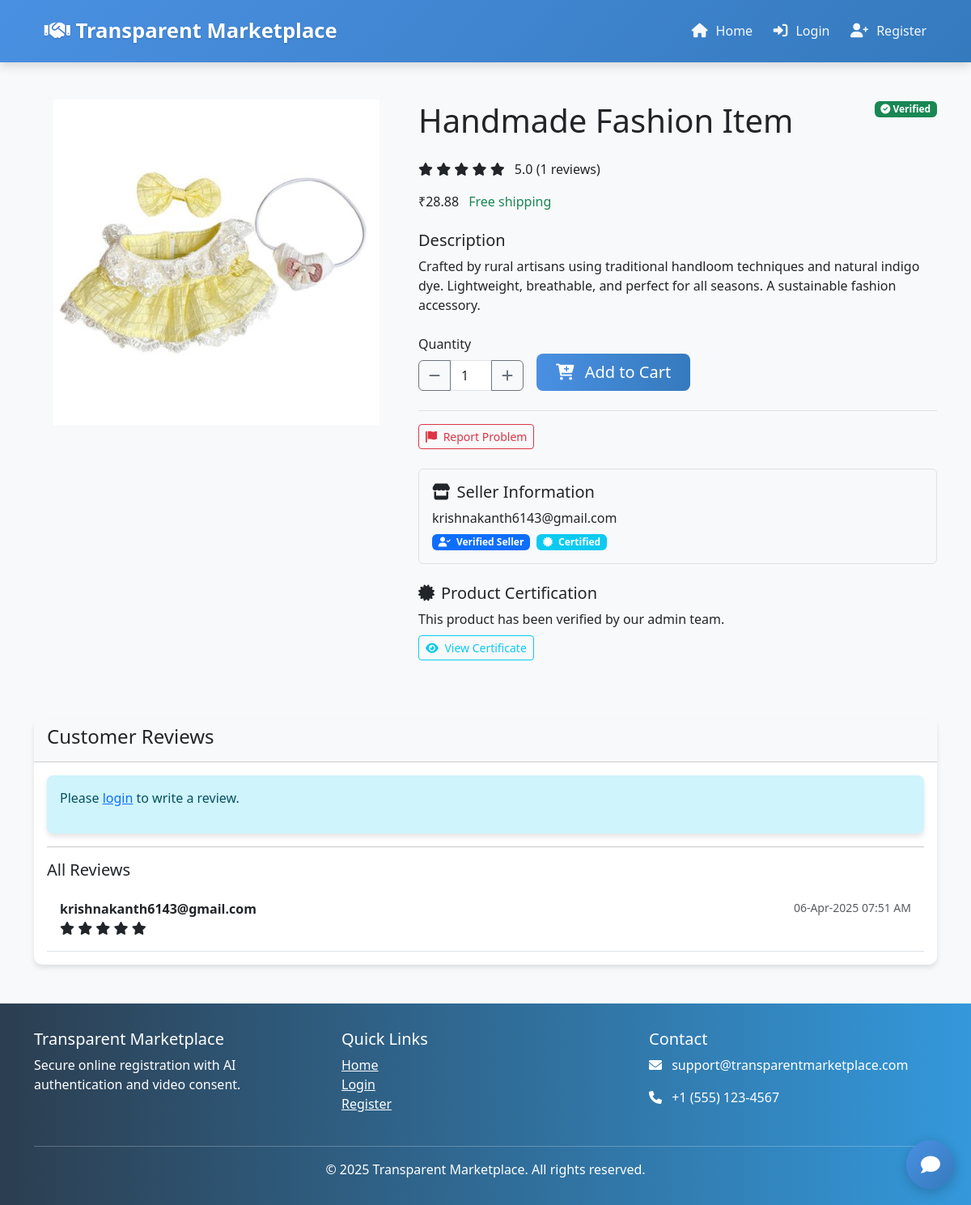
The app's page /product/4 with its own data.
### app.py (models this page shows, shortened)
class Product(db.Model):
    id = db.Column(db.Integer, primary_key=True)
    name = db.Column(db.String(100), nullable=False)
    description = db.Column(db.Text, nullable=False)
    price = db.Column(db.Float, nullable=False)
    image_path = db.Column(db.String(200))
    certificate_path = db.Column(db.String(200))
    seller_id = db.Column(db.Integer, db.ForeignKey('user.id'), nullable=False)
    is_verified = db.Column(db.Boolean, default=False)
    avg_rating = db.Column(db.Float, default=0)
    created_at = db.Column(db.DateTime, default=datetime.utcnow)
    complaints = db.relationship('Complaint', backref='product', lazy=True)
    ratings = db.relationship('Rating', backref='product_rating', lazy=True)

class User(db.Model, UserMixin):
    id = db.Column(db.Integer, primary_key=True)
    username = db.Column(db.String(80), unique=True, nullable=False)
    email = db.Column(db.String(120), unique=True, nullable=False)
    password_hash = db.Column(db.String(128))
    aadhaar_number = db.Column(db.String(12), unique=True, nullable=True)
    is_verified = db.Column(db.Boolean, default=False)
    is_seller = db.Column(db.Boolean, default=False)
    is_admin = db.Column(db.Boolean, default=False)
    face_verification = db.Column(db.Boolean, default=False)
    otp_secret = db.Column(db.String(16))
    products = db.relationship('Product', backref='seller', lazy=True)
    complaints = db.relationship('Complaint', backref='user', lazy=True)
    ratings = db.relationship('Rating', backref='user_rating', lazy=True)
    wishlists = db.relationship('Wishlist', backref='user', lazy=True)
    created_at = db.Column(db.DateTime, default=datetime.utcnow)

class Rating(db.Model):
    id = db.Column(db.Integer, primary_key=True)
    user_id = db.Column(db.Integer, db.ForeignKey('user.id'), nullable=False)
    product_id = db.Column(db.Integer, db.ForeignKey('product.id'), nullable=False)
    rating = db.Column(db.Integer, nullable=False)
    review = db.Column(db.Text, nullable=True)
    created_at = db.Column(db.DateTime, default=datetime.utcnow)
    __table_args__ = (db.UniqueConstraint('user_id', 'product_id', name='unique_user_product_rating'),)

### app.py (the view)
@app.route('/product/<int:product_id>')
def view_product(product_id):
    product = Product.query.get_or_404(product_id)
    user_rating = None
    if current_user.is_authenticated:
        user_rating = Rating.query.filter_by(user_id=current_user.id, product_id=product_id).first()
    ratings = Rating.query.filter_by(product_id=product_id).all()
    return render_template('product_detail.html', product=product, user_rating=user_rating, ratings=ratings)

### app.py (called while the page is built)
@app.context_processor
def utility_processor():
    return {
        'format_ist_time': format_ist_time
    }

### utils.py (called while the page is built, shortened)
def format_ist_time(utc_time=None, format_str="%d-%b-%Y %I:%M %p"):
    ist_timezone = pytz.timezone('Asia/Kolkata')
    if utc_time is None:
        return datetime.now(ist_timezone).strftime(format_str)
    try:
        if isinstance(utc_time, datetime):
            if utc_time.tzinfo is None:
                local_time = ist_timezone.localize(utc_time)
                return local_time.strftime(format_str)
            else:
                return utc_time.astimezone(ist_timezone).strftime(format_str)
        else:
            return str(utc_time)
    except Exception:
        if isinstance(utc_time, datetime):
            return utc_time.strftime(format_str)
        return str(utc_time)

### templates/product_detail.html (shortened to what this page needs)
{% extends 'base.html' %}
{% block content %}
<div class="container py-5">
    <div class="row">
        <div class="col-md-5 mb-4">
            <div class="product-image-container bg-light rounded p-4 d-flex align-items-center justify-content-center" style="height: 400px;">
                {% if product.name == 'Premium Smartphone' %}
                    <img src="{{ url_for('static', filename='images/products/smartphone.svg') }}" class="img-fluid product-detail-img" alt="{{ product.name }}">
                {% elif product.name == 'Wireless Headphones' %}
                    <img src="{{ url_for('static', filename='images/products/headphones.svg') }}" class="img-fluid product-detail-img" alt="{{ product.name }}">
                {% elif product.name == 'Smart Watch' %}
                    <img src="{{ url_for('static', filename='images/products/smartwatch.svg') }}" class="img-fluid product-detail-img" alt="{{ product.name }}">
                {% else %}
                    <img src="{{ url_for('static', filename='uploads/' + product.image_path) }}" class="img-fluid product-detail-img" alt="{{ product.name }}">
                {% endif %}
            </div>
        </div>
        <div class="col-md-7">
            <div class="product-details">
                <div class="d-flex justify-content-between align-items-start mb-3">
                    <h1 class="product-title">{{ product.name }}</h1>
                    <span class="badge bg-success"><i class="fas fa-check-circle"></i> Verified</span>
                </div>
                <div class="rating-stars mb-3">
                    {% for i in range(5) %}
                        {% if i < product.avg_rating|int %}
                            <i class="fas fa-star"></i>
                        {% elif i < product.avg_rating|round(0, 'ceil') and product.avg_rating|int != product.avg_rating|round(0, 'ceil') %}
                            <i class="fas fa-star-half-alt"></i>
                        {% else %}
                            <i class="far fa-star"></i>
                        {% endif %}
                    {% endfor %}
                    <span class="ms-2">{{ product.avg_rating|round(1) }} ({{ ratings|length }} reviews)</span>
                </div>
                <div class="price-section mb-4">
                    <span class="price-tag-large">₹{{ product.price }}</span>
                    <span class="text-success ms-2">Free shipping</span>
                </div>
                <div class="product-description mb-4">
                    <h5>Description</h5>
                    <p>{{ product.description }}</p>
                </div>
                <div class="product-actions d-flex mb-4">
                    <div class="quantity-selector me-3">
                        <label for="quantity" class="form-label">Quantity</label>
                        <div class="input-group" style="width: 130px;">
                            <button class="btn btn-outline-secondary" type="button" id="decrease-qty"><i class="fas fa-minus"></i></button>
                            <input type="number" class="form-control text-center" id="quantity" value="1" min="1" max="10">
                            <button class="btn btn-outline-secondary" type="button" id="increase-qty"><i class="fas fa-plus"></i></button>
                        </div>
                    </div>
                    <div class="d-flex flex-column justify-content-end">
                        <button class="btn btn-primary btn-lg add-to-cart" id="addToCartBtn" data-product-id="{{ product.id }}">
                            <i class="fas fa-cart-plus me-2"></i> Add to Cart
                        </button>
                    </div>
                </div>
                <div class="product-actions border-top pt-3 d-flex justify-content-between">
                    <div>
                        <a href="{{ url_for('report_product', product_id=product.id) }}" class="btn btn-outline-danger btn-sm me-2">
                            <i class="fas fa-flag me-1"></i> Report Problem
                        </a>
                    </div>
                </div>
                <div class="seller-info border rounded p-3 mb-4 mt-4">
                    <h5><i class="fas fa-store me-2"></i>Seller Information</h5>
                    <p class="mb-2">{{ product.seller.username }}</p>
                    <div class="d-flex">
                        <span class="badge bg-primary me-2"><i class="fas fa-user-check me-1"></i> Verified Seller</span>
                        <span class="badge bg-info"><i class="fas fa-certificate me-1"></i> Certified</span>
                    </div>
                </div>
                <div class="product-certificates mb-4">
                    <h5><i class="fas fa-certificate me-2"></i>Product Certification</h5>
                    <p class="mb-2">This product has been verified by our admin team.</p>
                    <button class="btn btn-outline-info btn-sm" data-bs-toggle="modal" data-bs-target="#certificateModal">
                        <i class="fas fa-eye me-1"></i> View Certificate
                    </button>
                </div>
            </div>
        </div>
    </div>
    <div class="row mt-5">
        <div class="col-12">
            <div class="card">
                <div class="card-header bg-light">
                    <h4>Customer Reviews</h4>
                </div>
                <div class="card-body">
                    {% if current_user.is_authenticated %}
                        <div class="mb-4">
                            <h5>Write a Review</h5>
                            {% if user_rating %}
                                <form method="POST" action="{{ url_for('delete_rating', product_id=product.id) }}" class="mb-3">
                                    <p>You have already rated this product {{ user_rating.rating }}/5</p>
                                    <button type="submit" class="btn btn-sm btn-danger">Delete My Rating</button>
                                </form>
                            {% endif %}
                            <form method="POST" action="{{ url_for('rate_product', product_id=product.id) }}">
                                <div class="mb-3">
                                    <label for="rating" class="form-label">Your Rating</label>
                                    <select class="form-select" id="rating" name="rating" required>
                                        <option value="">Select rating</option>
                                        <option value="5" {% if user_rating and user_rating.rating == 5 %}selected{% endif %}>5 - Excellent</option>
                                        <option value="4" {% if user_rating and user_rating.rating == 4 %}selected{% endif %}>4 - Good</option>
                                        <option value="3" {% if user_rating and user_rating.rating == 3 %}selected{% endif %}>3 - Average</option>
                                        <option value="2" {% if user_rating and user_rating.rating == 2 %}selected{% endif %}>2 - Poor</option>
                                        <option value="1" {% if user_rating and user_rating.rating == 1 %}selected{% endif %}>1 - Very Poor</option>
                                    </select>
                                </div>
                                <div class="mb-3">
                                    <label for="review" class="form-label">Your Review (Optional)</label>
                                    <textarea class="form-control" id="review" name="review" rows="3">{{ user_rating.review if user_rating else '' }}</textarea>
                                </div>
                                <button type="submit" class="btn btn-primary">Submit Review</button>
                            </form>
                        </div>
                    {% else %}
                        <div class="alert alert-info">
                            <p>Please <a href="{{ url_for('login') }}">login</a> to write a review.</p>
                        </div>
                    {% endif %}
                    <hr>
                    <h5>All Reviews</h5>
                    {% if ratings %}
                        {% for rating in ratings %}
                            <div class="review-card p-3 border-bottom">
                                <div class="d-flex justify-content-between">
                                    <div>
                                        <strong>{{ rating.user_rating.username }}</strong>
                                        <div class="rating-stars">
                                            {% for i in range(5) %}
                                                {% if i < rating.rating %}
                                                    <i class="fas fa-star"></i>
                                                {% else %}
                                                    <i class="far fa-star"></i>
                                                {% endif %}
                                            {% endfor %}
                                        </div>
                                    </div>
                                    <small class="text-muted">{{ format_ist_time(rating.created_at) }}</small>
                                </div>
                            </div>
                        {% endfor %}
                    {% else %}
                        <p>No reviews yet. Be the first to review this product!</p>
                    {% endif %}
                </div>
            </div>
        </div>
    </div>
</div>
{% endblock %}

### templates/base.html (style rules this page uses)
body { min-height: 100vh; display: flex; flex-direction: column; background-color: #f8f9fa; }
.btn-primary { background: linear-gradient(to right, #4a90e2, #357abd); border: none; padding: 0.5rem 1.5rem; transition: all 0.3s ease; }
.card { border: none; border-radius: 10px; box-shadow: 0 4px 6px rgba(0,0,0,0.1); transition: all 0.3s ease; }
.alert { border: none; border-radius: 8px; box-shadow: 0 4px 6px rgba(0,0,0,0.1); }

### records on screen
Product: image_path (picture), name "Handmade Fashion Item", avg_rating "5.0", price "28.88", description "Crafted by rural artisans using traditional handloom techniques and natural indigo dye. Lightweight, breathable, and perfect for all seasons. A sustainable fashion accessory."
User: seller.username "krishnakanth6143@gmail.com"
Rating: user_rating.username "krishnakanth6143@gmail.com", rating 5 (drawn), created_at "06-Apr-2025 07:51 AM"

### other values on screen
{{ ratings|length }} "1"
